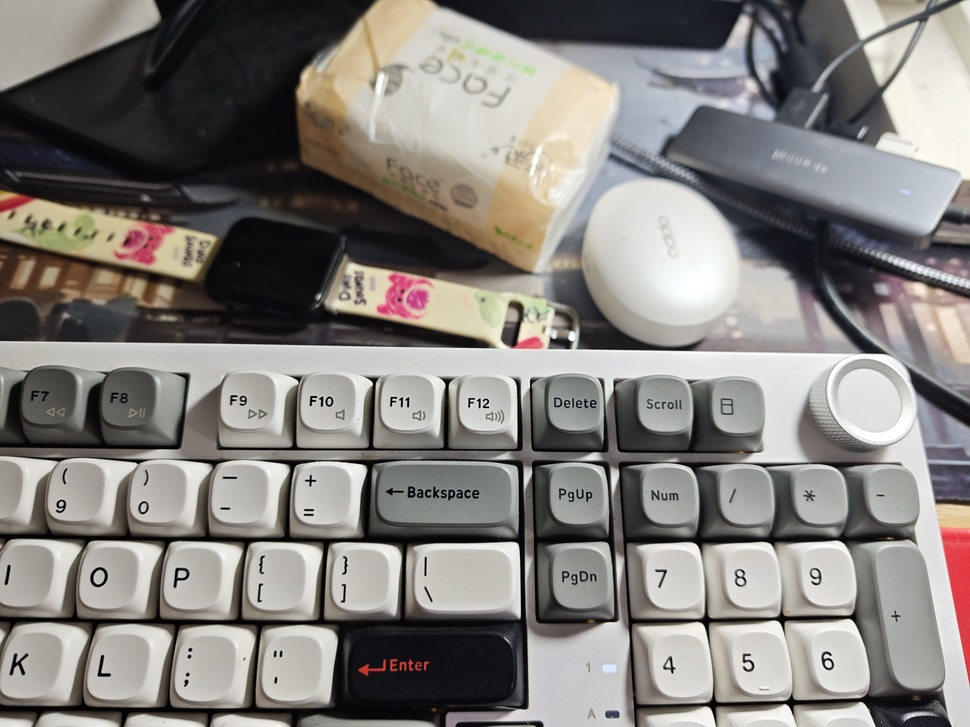
#> input picture IMG_20260624_195308.jpg, 970 x 727 px, shrunk from 4096 x 3072 before the run
$ python test_gestalt.py --image ../../IMG_20260624_195308.jpg
#> lines starting #> are read from the running program, lines starting #| are printed output that depends on the picture; after the words box and inside, x2 and y2 are one past the last pixel; in counts of white or black regions, pixels touching at a corner belong together
"""
格式塔原则分组测试

不用边缘检测，用邻近性+相似性把像素分组。
看看不依赖边缘能不能分出"东西在哪"。
"""

import numpy as np
import cv2
from pathlib import Path
from skimage.segmentation import slic, mark_boundaries
from skimage.graph import rag_mean_color
from skimage import graph as skgraph


def gestalt_grouping(image_path):
#> called with image_path = '../../IMG_20260624_195308.jpg'
    img = cv2.imread(str(image_path))
#> img is the input picture: shape (727, 970, 3); mean B, G, R 124.9, 128.7, 132.3
    if img is None:
        print(f"❌ 无法读取: {image_path}")
        return

    img_rgb = cv2.cvtColor(img, cv2.COLOR_BGR2RGB)
    img_gray = cv2.cvtColor(img, cv2.COLOR_BGR2GRAY)
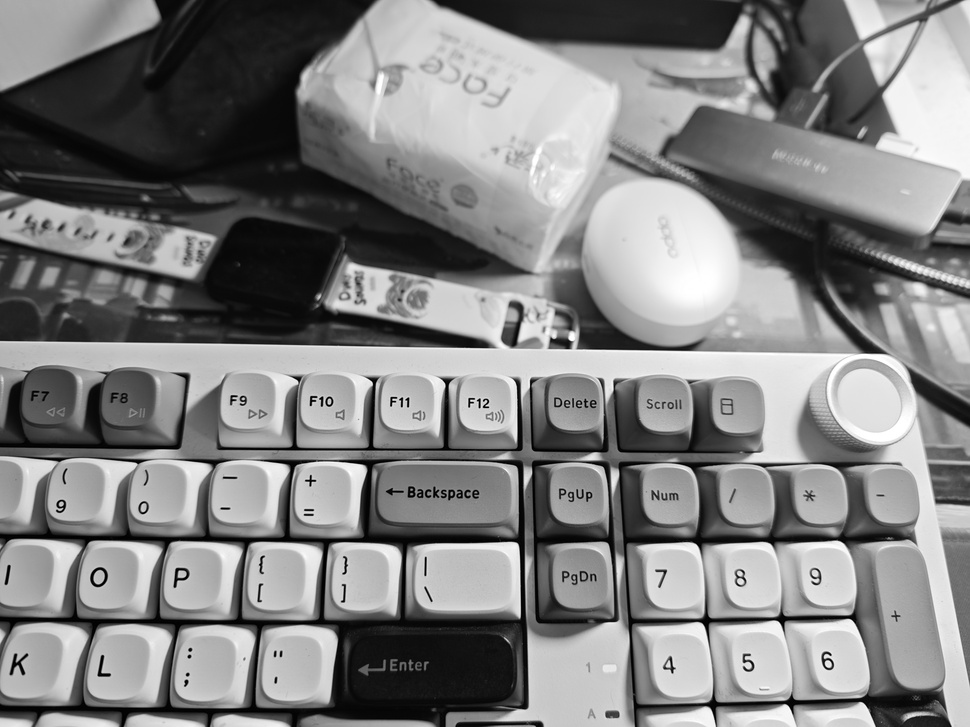
#> img_gray: shape (727, 970); min 0, max 255, mean 129.3
    h, w = img.shape[:2]
#> h = 727; w = 970
    print(f"图片: {image_path} ({w}×{h})")
#| 图片: ../../IMG_20260624_195308.jpg (970×727)

    # ─── 第一步：超像素分割（过分割）───
    # 把图切成很多小片，每片内部颜色相似
    # 相当于"邻近性 + 相似性"的初始分组
    n_segments = 200
    segments = slic(
        img_rgb, n_segments=n_segments, compactness=10,
        start_label=0, channel_axis=-1
    )
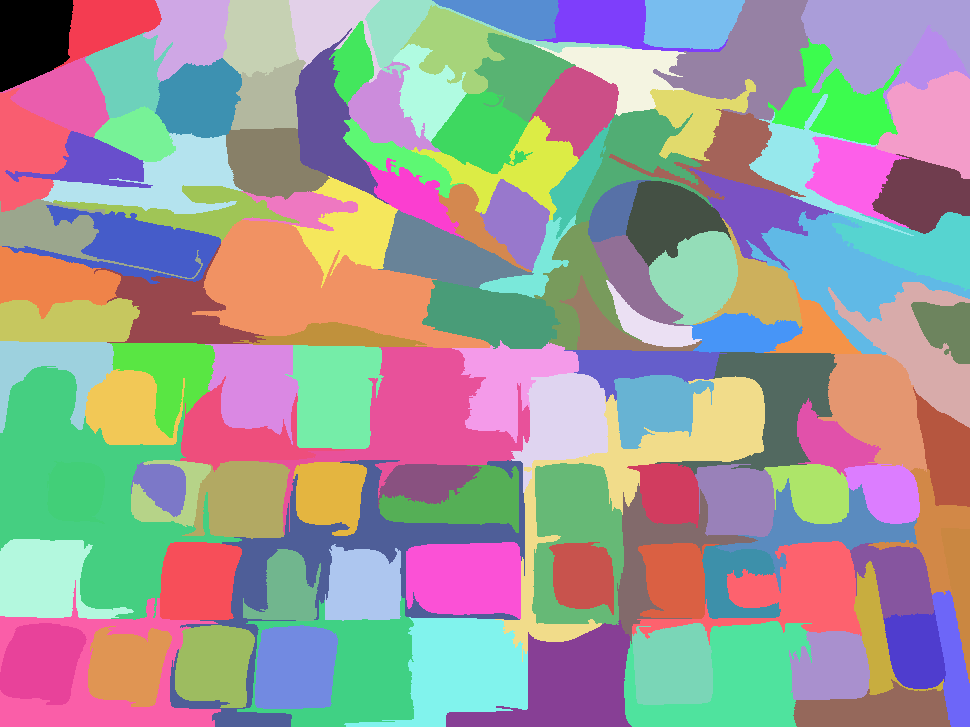
#> segments: shape (727, 970) int64; 131 distinct labels, from 0 to 130; one colour per label, 0 black
    n_labels = len(np.unique(segments))
#> n_labels = 131
    print(f"超像素数: {n_labels}（目标 {n_segments}）")
#| 超像素数: 131（目标 200）

    # ─── 第二步：根据相似性合并超像素 ───
    # RAG = Region Adjacency Graph（区域邻接图）
    # 相邻的超像素之间计算颜色相似度
    # 相似度高的合并 → 更大的区域
    g = rag_mean_color(img_rgb, segments)

    # 用不同的合并阈值，看效果
    def dummy_merge(*args):
        pass
    def dummy_weight(graph, src, dst, n):
        return {"weight": graph[src][dst]["weight"]}

    for threshold in [0.1, 0.2, 0.3, 0.5]:
        merged = skgraph.merge_hierarchical(
            segments, g,
            thresh=threshold,
            rag_copy=False,
            in_place_merge=False,
            merge_func=dummy_merge,
            weight_func=dummy_weight,
        )
        n_regions = len(np.unique(merged))

        # 统计每个区域的大小
        region_sizes = []
        for label in np.unique(merged):
            mask = merged == label
            size = mask.sum()
            region_sizes.append(size)
        region_sizes.sort(reverse=True)

        # 最大的几个区域
        top_sizes = [f"{s/(w*h)*100:.1f}%" for s in region_sizes[:5]]

        print(f"  阈值 {threshold:.1f}: {n_regions} 个区域 → 最大5个: {', '.join(top_sizes)}")
#> this loop made 4 passes
#|   阈值 0.1: 131 个区域 → 最大5个: 3.3%, 2.6%, 2.1%, 2.1%, 1.9%
#|   阈值 0.2: 131 个区域 → 最大5个: 3.3%, 2.6%, 2.1%, 2.1%, 1.9%
#|   阈值 0.3: 131 个区域 → 最大5个: 3.3%, 2.6%, 2.1%, 2.1%, 1.9%
#|   阈值 0.5: 131 个区域 → 最大5个: 3.3%, 2.6%, 2.1%, 2.1%, 1.9%

    # ─── 对比：传统边缘检测 ───
    edges = cv2.Canny(img_gray, 50, 150)
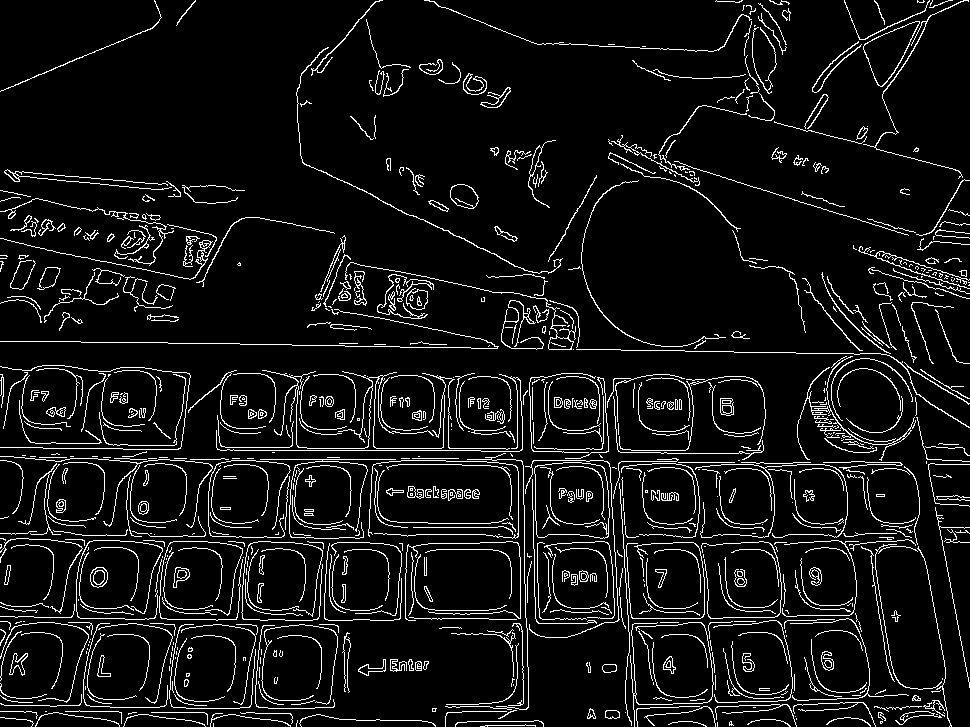
#> edges: shape (727, 970); 7.4% white in thin lines or dots
    contours, _ = cv2.findContours(edges, cv2.RETR_TREE, cv2.CHAIN_APPROX_SIMPLE)
#> contours = 1039 contours, 821 with area under 20; largest, box (x1, y1, x2, y2) and area: (534, 462, 610, 539) 5178, (534, 462, 610, 539) 5164, (863, 21, 920, 87) 1748, (863, 21, 920, 87) 1698, (450, 184, 479, 209) 508
    print(f"\n对比：Canny 边缘检测 → {len(contours)} 个轮廓")
#| 对比：Canny 边缘检测 → 1039 个轮廓

    # ─── 保存最佳结果 ───
    output_dir = Path("test_output")
    output_dir.mkdir(exist_ok=True)

    # 用一个适中的阈值保存结果图
    best_thresh = 0.2
    merged_final = skgraph.merge_hierarchical(
        segments, g,
        thresh=best_thresh,
        rag_copy=False,
        in_place_merge=False,
        merge_func=dummy_merge,
        weight_func=dummy_weight,
    )

    # 画出区域边界
    result = mark_boundaries(img_rgb / 255.0, merged_final)
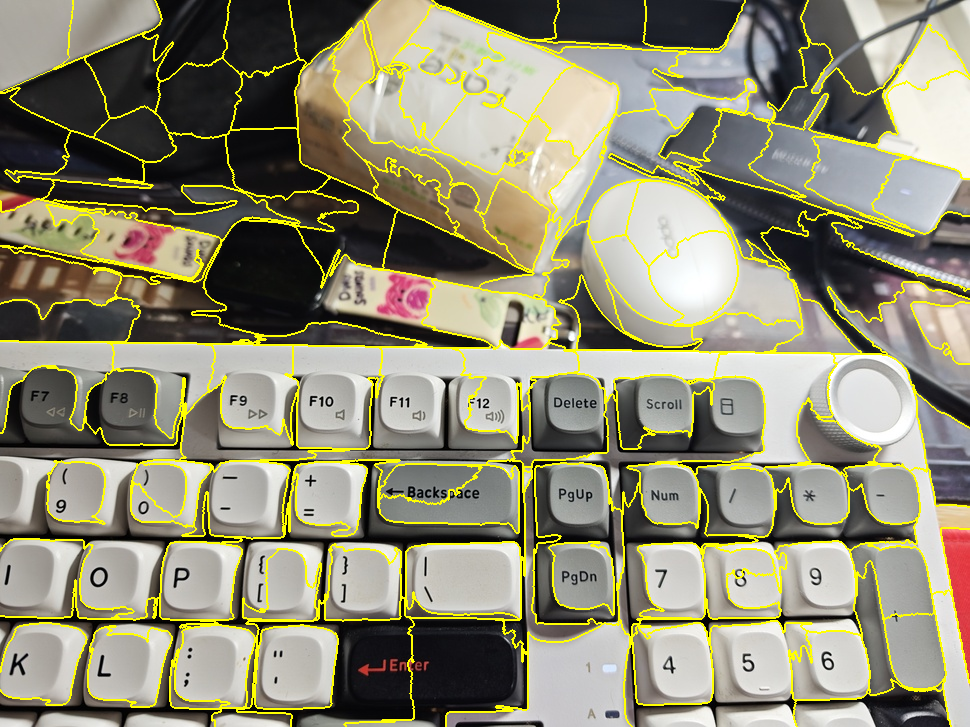
#> result: shape (727, 970, 3) float64; mean R, G, B 0.562, 0.549, 0.453
    result = (result * 255).astype(np.uint8)
    out_path = str(output_dir / f"gestalt_{Path(image_path).stem}.jpg")
    cv2.imwrite(out_path, cv2.cvtColor(result, cv2.COLOR_RGB2BGR))
    print(f"\n格式塔分组结果已保存: {out_path}")

    # ─── 观察结论 ───
    print(f"\n{'='*60}")
    print("观察：")
    print("  1. 不同阈值下区域数量变化很大")
    print("  2. 太小的阈值 → 过碎（跟纹理走）")
    print("  3. 太大的阈值 → 过粗（不同物体粘一起）")
    print("  4. 没有正确的阈值——取决于图本身")
    print(f"{'='*60}")


if __name__ == "__main__":
    import argparse
    parser = argparse.ArgumentParser()
    parser.add_argument("--image", type=str, required=True)
    args = parser.parse_args()
    gestalt_grouping(args.image)
